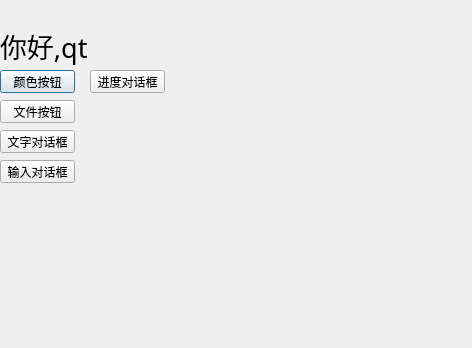
<?xml version="1.0" encoding="UTF-8"?>
<ui version="4.0">
 <class>Dialog</class>
 <widget class="QDialog" name="Dialog">
  <property name="geometry">
   <rect>
    <x>0</x>
    <y>0</y>
    <width>472</width>
    <height>348</height>
   </rect>
  </property>
  <property name="windowTitle">
   <string>Dialog</string>
  </property>
  <widget class="QLabel" name="label">
   <property name="geometry">
    <rect>
     <x>0</x>
     <y>0</y>
     <width>121</width>
     <height>91</height>
    </rect>
   </property>
   <property name="font">
    <font>
     <family>微软雅黑 Light</family>
     <pointsize>20</pointsize>
     <kerning>false</kerning>
    </font>
   </property>
   <property name="text">
    <string>你好,qt</string>
   </property>
  </widget>
  <widget class="QPushButton" name="pushButton">
   <property name="geometry">
    <rect>
     <x>0</x>
     <y>70</y>
     <width>75</width>
     <height>23</height>
    </rect>
   </property>
   <property name="text">
    <string>颜色按钮</string>
   </property>
  </widget>
  <widget class="QPushButton" name="pushButton_2">
   <property name="geometry">
    <rect>
     <x>0</x>
     <y>100</y>
     <width>75</width>
     <height>23</height>
    </rect>
   </property>
   <property name="text">
    <string>文件按钮</string>
   </property>
  </widget>
  <widget class="QPushButton" name="pushButton_3">
   <property name="geometry">
    <rect>
     <x>0</x>
     <y>130</y>
     <width>75</width>
     <height>23</height>
    </rect>
   </property>
   <property name="text">
    <string>文字对话框</string>
   </property>
  </widget>
  <widget class="QPushButton" name="pushButton_4">
   <property name="geometry">
    <rect>
     <x>0</x>
     <y>160</y>
     <width>75</width>
     <height>23</height>
    </rect>
   </property>
   <property name="text">
    <string>输入对话框</string>
   </property>
  </widget>
  <widget class="QPushButton" name="pushButton_5">
   <property name="geometry">
    <rect>
     <x>90</x>
     <y>70</y>
     <width>75</width>
     <height>23</height>
    </rect>
   </property>
   <property name="text">
    <string>进度对话框</string>
   </property>
  </widget>
 </widget>
 <layoutdefault spacing="6" margin="11"/>
 <resources/>
 <connections/>
</ui>
